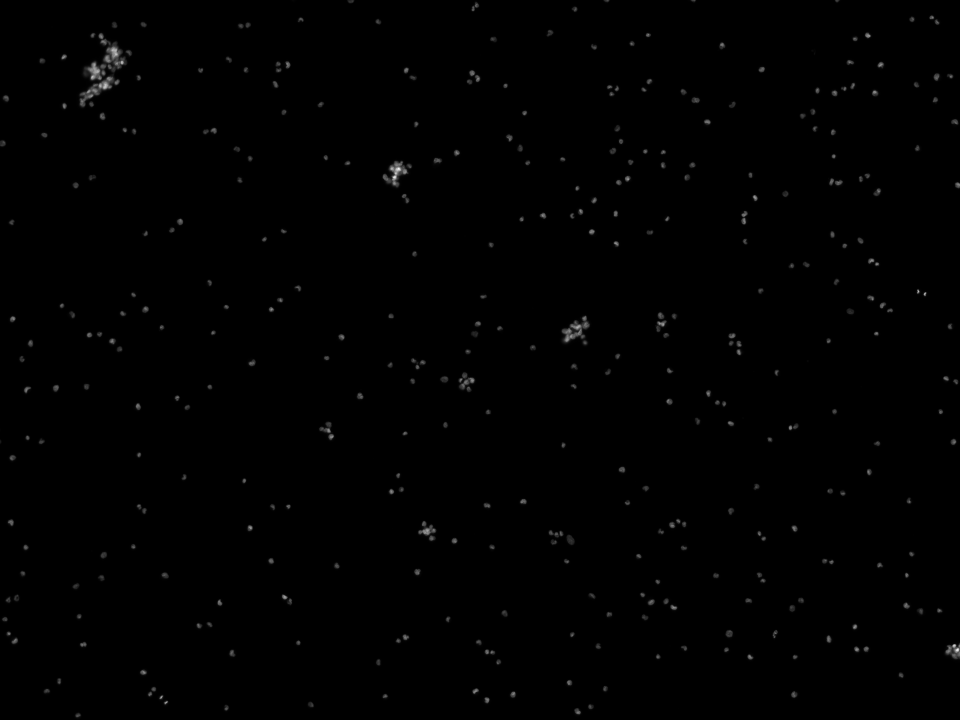
%> input picture Blob Analysis/CellData/Sample E2 - U2OS DAPI channel.tiff, 1920 x 1440 px (shown at 1/2 size)
$ octave cell_counting.m   (GNU Octave 9; MATLAB toolbox functions it lacks are replaced by stand-ins)
%> lines starting %> are read from the running program, lines starting %| are printed output that depends on the picture; in (x1, y1, x2, y2) boxes, pixels count from 0 and x2, y2 are one past the last pixel; in counts of white or black regions, pixels touching at a corner belong together; the program's own positions count from 1
### Blob Analysis/CountCellNuclei.m
function [I, n] = CountCellNuclei(Im, lwA, hiA, lwC, hiC)
%UNTITLED Summary of this function goes here
%   Detailed explanation goes here
if nargin < 1
    error('Please add an Image')
elseif nargin < 2
    lwA = 49;
    hiA = 110;
    lwC = 0.91;
    hiC = 1.13;
end
% Binarize the image with Otsu's Threshold
I_temp = imbinarize(Im);
%Categorize the different Blobs
I_temp = bwlabel(I_temp, 8);
% Clear borders
I_temp = imclearborder(I_temp);
% Calculate basic properties
stats = regionprops(I_temp, 'Area');
areas = [stats(:,:).Area];

% fGet the indeces where the BLOB area fulfill the conditions
idx_area = find(areas < hiA & areas > lwA);

% Get from the image only the desired blobs
I_temp = ismember(I_temp, idx_area);

% Categorize again the blobs so we can filter again on another
I_temp = bwlabel(I_temp, 8);

% Calculate again the circularity from the nuceils
stats1 = regionprops(I_temp, 'Circularity');
f_circ = [stats1(:,:).Circularity];

% Get the indexes where the blob circularity fulfill the conditions
idx_circ = find(f_circ < hiC & f_circ > lwC);

% Get from the image only the desired blobs
I = ismember(I_temp, idx_circ);

% Calculate again the number of blobs
I = bwlabel(I_temp, 8);

% Count number of Blobs
n = numel(unique(I));

end

### Blob Analysis/imagegrid.m
function imagegrid(h,imsize)
% Call: imagegrid(h,imsize)
% h is handle to the axes. Normally just send gca
% imsize is the size of the image. Normally just send size(I)
  set(h,'xtick',1.5:imsize(1)+.5,'ytick',1.5:imsize(2)+.5,...
    'XTickLabel','',...
    'YTickLabel','',...
    'xcolor','w', 'ycolor', 'w','GridLineStyle','-')
  grid on,axis image
end

### Blob Analysis/cell_counting.m
clc; clear all;
%% Cell Counting
%{
count cell nuclei in microscopy images.

The images used for the exercise are acquired by the Danish company
Chemometec using their image-based cytometers. A cytometer is a machine
used in many laboratories to do automated cell counting and analysis.
We'll work with human bone cells, the umage have been imaged using
ultraviolet (UV) microscopy and a fluorescent staining method named DAPI.
%}

I16 = imread('CellData\Sample E2 - U2OS DAPI channel.tiff');
%> I16 is the input picture: size 1440x1920 uint16; min 0, max 65535, mean 327.8
I16c = imcrop(I16, [700 900 500 500]); % Crop region from raw image
Im = im2uint8(I16c); % Convert region into 8-bit grayscale
imshow(Im, [0 150]); title('DAPI Stained U2OS cell nuclei');
% imshow can be used to visualize specific gray scale ranges

figure
subplot(2,2,1)
imshow(Im, [0 150]);
title('[0 150] scale');

subplot(2,2,2)
imshow(Im, [50 150]);
title('[50 150] scale');

subplot(2,2,3)
imshow(Im, [0 100]);
title('[0 100] scale');

subplot(2,2,4)
imshow(Im, [15 75]);
title('[15 75] scale');
sgtitle('DAPI Stained U2OS cell nuclei');

% The less range that we have, without moving the 0, the more brigth would
% be the cells. If we also increase the lowest value, the surrounding of
% the cell won't be brightened.

%% Ex 13 create a binary version of the image

% Plot the original histogram
figure
subplot(1,2,1)
imhist(Im)

% We will have a lot of 0 values, in order to create a more representative
% threshold we should get rid of the values there will definitely be
% background.
idx = Im > 5;
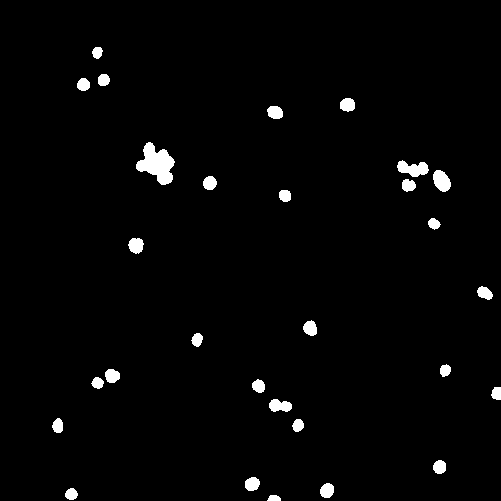
%> idx: size 501x501 logical; 2.1% white; 29 white regions, largest, box (x1, y1, x2, y2) and area: (136, 142, 175, 185) 939, (397, 160, 429, 177) 341, (433, 170, 451, 192) 285
Im1 = Im(idx);
%> Im1 = 5176 values, max 172 at index 1483, min 6 at index 1, mean 46.54
subplot(1,2,2)
imhist(Im1)

% Seems that if we don't take in account the values from 0 to 5, really
% dark pixels, seems like the histogram follows a binomial distribution.
% Where potential threshold could be 25-30. Let's choose 26

% Display the histogram with the threshold
figure
imhist(Im1)
xline(26, 'r')

% Binarize the image
T = 26;
Imb = Im > T;
%> Imb: size 501x501 logical; 1.4% white; 32 white regions, largest, box (x1, y1, x2, y2) and area: (137, 143, 174, 173) 547, (434, 171, 450, 191) 213, (398, 161, 419, 176) 155
figure
imshow(Imb)
title('Binarized Image')

% We can use imbinarize it uses otsu's method

L =imbinarize(Im);
%> L: size 501x501 logical; 1.2% white; 35 white regions (1 under 20 px), largest, box (x1, y1, x2, y2) and area: (138, 150, 173, 172) 418, (436, 172, 450, 190) 155, (130, 239, 142, 251) 112
figure
subplot(1,2,1)
imshow(Imb)
title('Selected Threshold')

subplot(1,2,2)
imshow(L)
title("Otsu's Threshold")

%% Ex 14 remove the border pixels

% 1st Categorize the image, so when we get rid of the border pixels we
% discard the holw blob that's in the border.

I = bwlabel(Imb, 8);
%> I: size 501x501 double; 33 distinct labels, from 0 to 32

% Visualize the image
figure
imagesc(I)
imagegrid(gca, size(I));
colormap(gca, jet);
title('BLOB segmentation')
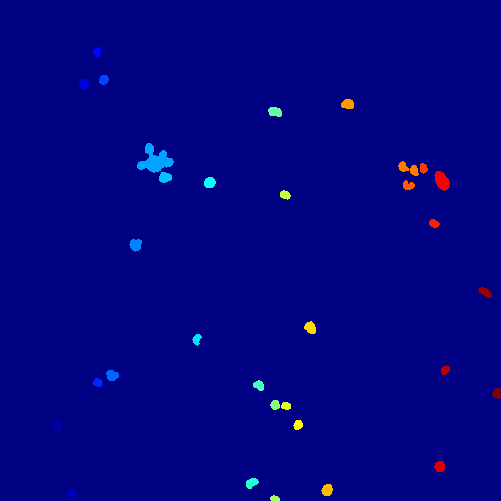
%> displayed picture: size 501x501x3, on the screen's scale of 0 to 255; mean R, G, B 1.5, 1.8, 131

% Calculate the number of blobs
n_blobs = max(I, [], 'all');
%> n_blobs = 32

% Clear borders
Ic = imclearborder(I);
%> Ic: size 501x501 double; 31 distinct labels, from 0 to 31

% Calculate the number of blobs after cleaning the borders
n_blobsc = max(Ic, [], 'all');
%> n_blobsc = 31

% Visualize the image
figure
subplot(1,2,1)
imagesc(I)
axis square
colormap(gca, jet);
title('BLOB segmentation')

subplot(1,2,2)
imagesc(Ic)
axis square
colormap(gca, jet);
title('BLOB segmentation cleaned borders')


% IT SEEMS THAT WE CLEAR 2 BLOBS WITH THE BORDER CLEANER BUT if we get the
% max value of Ic, it only shows us that we erased 1

%% Ex 15-16 Areas

% Use regionprops to get some basic stats
stats = regionprops(Ic, 'Area', 'Perimeter');
%> stats = 31 regions; largest, Area and Perimeter: 547 125.4, 213 53.77, 155 61.46, 123 38.96, 113 36.68

% store the areas from all the blobs
areas = [stats(:,:).Area];
%> areas = 31 values, max 547 at index 9, min 0 at index 17, mean 106.1

% visualize the agrupation of the areas by the histogram
figure
histogram(areas, 100)
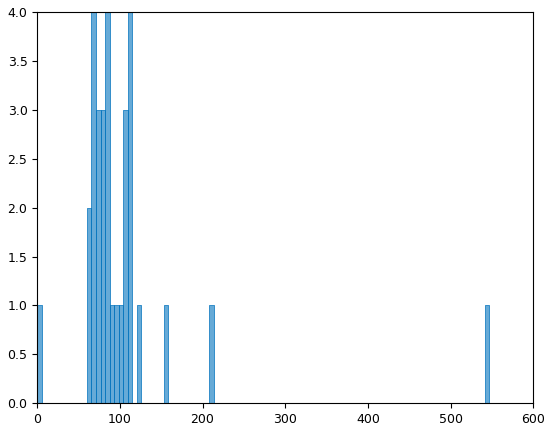
%> figure redrawn from the program's plot data; tallest bar 4 high, from x = 65.64 to 71.11

% We can clearly see that most of the areas between 57 and 126, so we can
% get rid of all the other outliers

% find the blob elements that fulfill certain condition
idx = find(areas < 126 & areas > 50);
%> idx = 27 values from 1 to 31

% Select those from the image
Icf = ismember(Ic, idx);
%> Icf: size 501x501 logical; 0.95% white; 27 white regions, largest, box (x1, y1, x2, y2) and area: (129, 239, 142, 252) 123, (268, 107, 282, 117) 113, (304, 321, 316, 334) 113
Icf = bwlabel(Icf);
%> Icf: size 501x501 double; 28 distinct labels, from 0 to 27
% Check the areas
stats_f = regionprops(Icf, 'Area', 'Perimeter', 'Circularity');
%> stats_f = 27 regions; largest, Area, Circularity and Perimeter: 123 0.872 38.96, 113 0.896 36.68, 113 0.924 36.06, 112 0.934 35.67, 111 0.896 36.31

% Visualize the nucleous cells and histogram
figure
subplot(2,2,1)
imagesc(I)
axis square
colormap(gca, jet);
title('BLOB segmentation')

subplot(2,2,2)
imagesc(Icf)
axis square
colormap(gca, jet);
title('Blobs filter: borders and areas')

subplot(2,2,3)
histogram(areas, 50, 'FaceColor', 'b')
title('Histogram before filter')

subplot(2,2,4)
histogram([stats_f(:,:).Area], 50, 'FaceColor', 'r')
title('Histogram After filter')
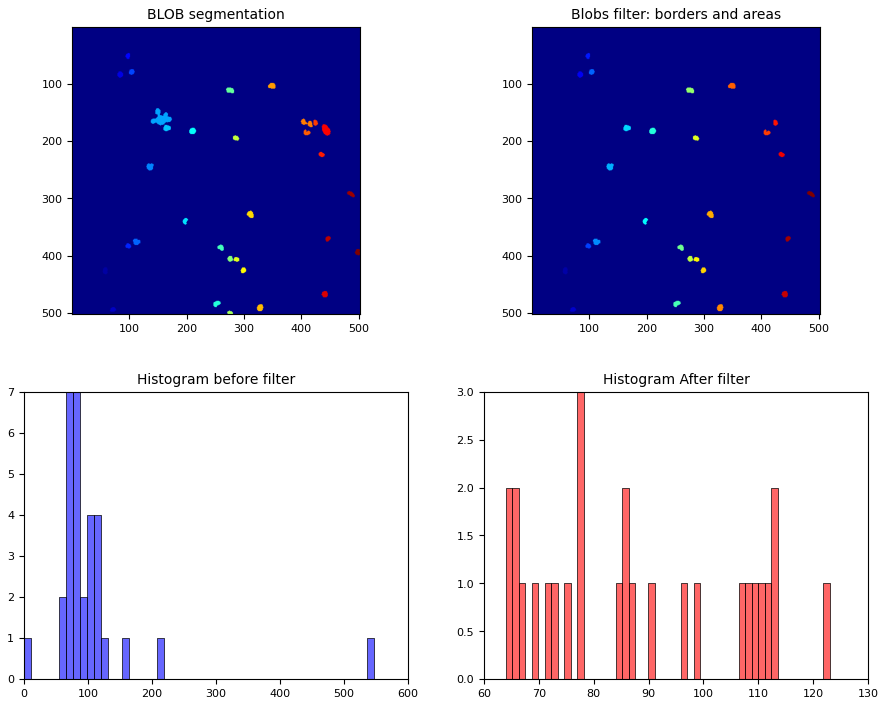
%> figure redrawn from the program's plot data, 4 panels

%% Circularity

area = [stats_f(:,:).Area];
%> area = 27 values, max 123 at index 8, min 64 at index 4, mean 87.96
perimeter = [stats_f(:,:).Perimeter];
%> perimeter = 27 values, max 38.96 at index 8, min 26.12 at index 17, mean 31.55

f_circ = 2*sqrt(pi*area)./perimeter;
%> f_circ = 27 values, max 1.1 at index 15, min 0.949 at index 22, mean 1.05

figure
subplot(1,2,1)
histogram(f_circ, 20, 'FaceColor', 'c')
title('Histogram agrupation')
xlabel('Circulrity of a nuclei')
axis square


subplot(1,2,2)
scatter(f_circ, area, ...
                     'MarkerFaceColor', 'c',...
                     'MarkerEdgeColor', 'b')
title('Correlation between circularity and Area')
xlabel('Circulrity of a nuclei')
ylabel('Area of a cell')
axis square
sgtitle('Analysis on nuclei cells')

%% Select good cells
% Select thresholds
lwA = 49;
hiA = 110;
lwC = 0.91;
hiC = 1.17;

% find index positions
idx_area = find(areas < hiA & areas > lwA);
%> idx_area = 22 values from 1 to 31
% idx = find(areas < 126 & areas > 50);
% Get from the image only the desired blobs
Icfa = ismember(Icf, idx_area);
%> Icfa: size 501x501 logical; 0.65% white; 19 white regions, largest, box (x1, y1, x2, y2) and area: (268, 107, 282, 117) 113, (304, 321, 316, 334) 113, (321, 484, 333, 496) 109

% Categorize again the blobs so we can filter again
Icfac = bwlabel(Icfa, 8);
%> Icfac: size 501x501 double; 20 distinct labels, from 0 to 19

% Blobs erased with the area filter
a = length(idx_area)-length(unique(Icfac));
%> a = 2

% Calculate again the circularity from the nuceils
stats1 = regionprops(Icfac, 'Circularity', 'Area');
%> stats1 = 19 regions; largest, Area and Circularity: 113 0.896, 113 0.924, 109 0.95, 107 0.996, 99 0.871
f_circ1 = [stats1(:,:).Circularity];
%> f_circ1 = 19 values, max 0.996 at index 7, min 0.757 at index 15, mean 0.912
areas1 = [stats1(:,:).Area];
%> areas1 = 19 values, max 113 at index 10, min 64 at index 4, mean 86

% Get the indexes where the circularity fulfill the conditions
idx_circ = find(f_circ1 < hiC & f_circ1 > lwC);
%> idx_circ = [2 3 5 6 7 9 11 12 13 14 16 17 18]
% Get from the image only the desired blobs
Icfacf = ismember(Icfac, idx_circ);
%> Icfacf: size 501x501 logical; 0.44% white; 13 white regions, largest, box (x1, y1, x2, y2) and area: (304, 321, 316, 334) 113, (321, 484, 333, 496) 109, (204, 177, 216, 188) 107
% Basic Stats of bolobs
stats2 = regionprops(Icfacf, 'Circularity', 'Area');
%> stats2 = 13 regions; largest, Area and Circularity: 113 0.924, 109 0.95, 107 0.996, 97 0.976, 87 0.913
f_circ2 = [stats2(:,:).Circularity];
%> f_circ2 = [0.915 0.975 0.956 0.975 0.996 0.913 0.913 0.954 0.924 0.95 0.923 0.976 0.926]
areas2 = [stats2(:,:).Area];
%> areas2 = [66 86 69 78 107 87 77 75 113 109 67 97 66]

        %%%%%%%%%%%%%%%%%%%%%%%%%%%%%%%%%%%
        % IS THERE ANY WAY WHERE WE CAN FILTER THE IMAGE WITH THE INDEX
        % AREA AND MAINTAIN THE BLOB CATEGORIES. IF NOT WE HAVE TO
        % CALCULATE AGAIN THE PERIMETERS, AREA OR CIRCULARITY OF EACH
        % ELEMENT TO FILTER AGAIN ON THE OTHER BLOBS PROPERTIES.
        %%%%%%%%%%%%%%%%%%%%%%%%%%%%%%%%%%%

figure
% Blob Display
subplot(2,3,1)
imshow(Icf)
title('Binarized Image')

subplot(2,3,2)
imshow(Icfa)
title('Area filter')

subplot(2,3,3)
imshow(Icfacf)
title('Circularity')
sgtitle('Transition of ereased Blobs')

% Scatter Plots
subplot(2,3,4)
scatter([stats_f(:,:).Circularity], area, ...
                     'MarkerFaceColor', 'c',...
                     'MarkerEdgeColor', 'b')
title('Correlation between circularity and Area')
xlabel('Circulrity of a nuclei')
ylabel('Area of a cell')
axis square

subplot(2,3,5)
scatter(f_circ1, areas1, ...
                     'MarkerFaceColor', 'c',...
                     'MarkerEdgeColor', 'b')
title('Correlation between circularity and Area')
xlabel('Circulrity of a nuclei')
ylabel('Area of a cell')
axis square

subplot(2,3,6)
scatter(f_circ2, areas2, ...
                     'MarkerFaceColor', 'c',...
                     'MarkerEdgeColor', 'b')
title('Correlation between circularity and Area')
xlabel('Circulrity of a nuclei')
ylabel('Area of a cell')
axis square

%% Ex 20 Implement function

I2 = imread('CellData\Sample E2 - U2OS DAPI channel.tiff');
[I, n] = CountCellNuclei(I2);
%> in CountCellNuclei, `I_temp = bwlabel(I_temp, 8);`:
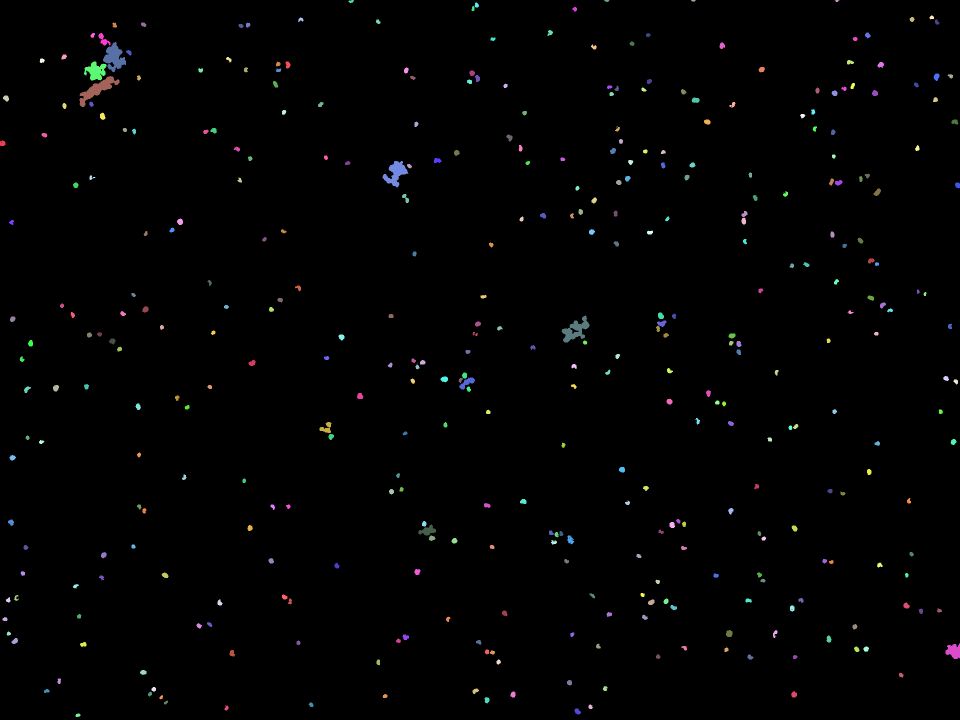
%> I_temp: size 1440x1920 double (shown at 1/2 size); 388 distinct labels, from 0 to 387; one colour per label, 0 black
%> in CountCellNuclei, `stats = regionprops(I_temp, 'Area');`: stats = 386 regions; largest, Area: 1587, 1488, 1336, 1259, 1030
%> in CountCellNuclei, `areas = [stats(:,:).Area];`: areas = 386 values, max 1587 at index 32, min 0 at index 1, mean 93.25
%> in CountCellNuclei, `idx_area = find(areas < hiA & areas > lwA);`: idx_area = 333 values from 2 to 386
%> in CountCellNuclei, `I_temp = bwlabel(I_temp, 8);`:
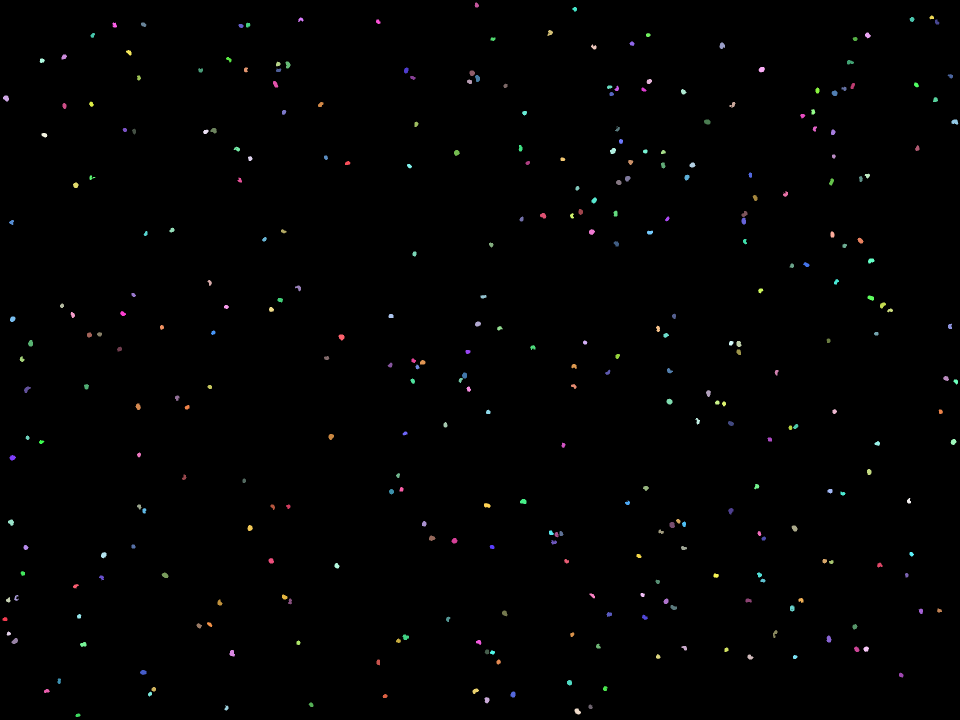
%> I_temp: size 1440x1920 double (shown at 1/2 size); 334 distinct labels, from 0 to 333; one colour per label, 0 black
%> in CountCellNuclei, `stats1 = regionprops(I_temp, 'Circularity');`: stats1 = 333 items; first 5, Circularity: 0.919, 0.942, 0.829, 0.921, 0.879
%> in CountCellNuclei, `f_circ = [stats1(:,:).Circularity];`: f_circ = 333 values, max 0.998 at index 56, min 0.382 at index 10, mean 0.867
%> in CountCellNuclei, `idx_circ = find(f_circ < hiC & f_circ > lwC);`: idx_circ = 131 values from 1 to 331
%> in CountCellNuclei, `n = numel(unique(I));`: n = 334
%> n = 334

I16 = imread('CellData\Sample E2 - U2OS DAPI channel.tiff');
Im = im2uint8(I16); % Convert region into 8-bit grayscale
%> Im: size 1440x1920 uint8
Io = imbinarize(Im);
%> Io: size 1440x1920 logical; 1.3% white; 385 white regions (1 under 20 px), largest, box (x1, y1, x2, y2) and area: (159, 152, 239, 214) 1583, (206, 84, 252, 144) 1470, (1123, 631, 1179, 685) 1326

figure
subplot(2,2,1)
imshow(Io)
title('Binarized image without outliers')

subplot(2,2,2)
imshow(I)
title('Filtered Image with Area and Circularity')

f = ones(3,3);
Ie = imerode(Io, f);
%> Ie: size 1440x1920 logical; 0.75% white; 394 white regions (20 under 20 px), largest, box (x1, y1, x2, y2) and area: (160, 154, 238, 213) 1249, (207, 86, 251, 143) 1164, (766, 323, 815, 373) 976
Id = imdilate(Ie,f);
%> Id: size 1440x1920 logical; 1.3% white; 389 white regions (2 under 20 px), largest, box (x1, y1, x2, y2) and area: (159, 153, 239, 214) 1577, (206, 85, 252, 144) 1458, (1124, 632, 1179, 685) 1310
subplot(2,2,3)
imshow(Id)
title('closing operation');

%I3 = CountCellNuclei(Id);

subplot(2,2,4)
imshow(I3)
%> (this line was passed over: I3 is not available in this run)
title('Filtered Image after closing operation')
%% Closing Operation
% Create a filter
f = ones(3,3);
% Applicate erosion to the image
L5 = imerode(Icf,f);
%> L5: size 501x501 double; 28 distinct labels, from 0 to 27
% Aplicate dilatation to the image
L6 = imdilate(L5,f);
%> L6: size 501x501 double; 28 distinct labels, from 0 to 27

figure
subplot(1,3,1)
imshow(Icf);
title('Original')

subplot(1,3,2)
imshow(L5)
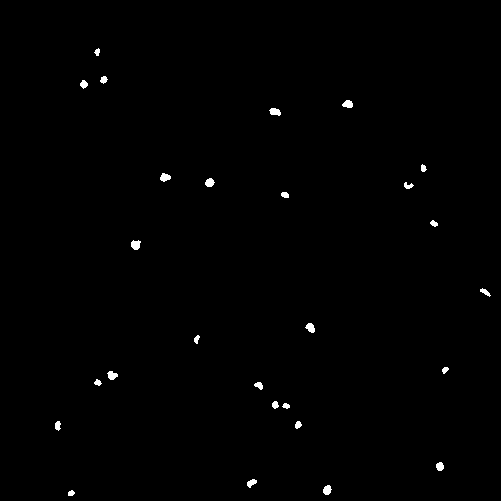
%> displayed picture: size 501x501, on the screen's scale of 0 to 255; 0.52% white; 27 white regions, largest, box (x1, y1, x2, y2) and area: (131, 240, 141, 250) 75, (269, 108, 281, 116) 69, (160, 173, 171, 182) 68
title('Eroded Image')

subplot(1,3,3)
imshow(L6);
title('Opening')
